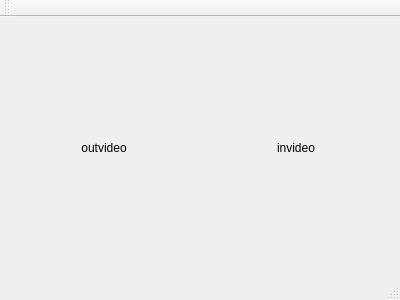
<?xml version="1.0" encoding="UTF-8"?>
<ui version="4.0">
 <class>MainWindow</class>
 <widget class="QMainWindow" name="MainWindow">
  <property name="geometry">
   <rect>
    <x>0</x>
    <y>0</y>
    <width>400</width>
    <height>300</height>
   </rect>
  </property>
  <property name="windowTitle">
   <string>Concurrency via move to thread example</string>
  </property>
  <widget class="QWidget" name="centralWidget">
   <layout class="QHBoxLayout" name="horizontalLayout">
    <item>
     <widget class="QLabel" name="outVideo">
      <property name="text">
       <string>outvideo</string>
      </property>
      <property name="alignment">
       <set>Qt::AlignCenter</set>
      </property>
     </widget>
    </item>
    <item>
     <widget class="QLabel" name="inVideo">
      <property name="text">
       <string>invideo</string>
      </property>
      <property name="alignment">
       <set>Qt::AlignCenter</set>
      </property>
     </widget>
    </item>
   </layout>
  </widget>
  <widget class="QMenuBar" name="menuBar">
   <property name="geometry">
    <rect>
     <x>0</x>
     <y>0</y>
     <width>400</width>
     <height>20</height>
    </rect>
   </property>
  </widget>
  <widget class="QToolBar" name="mainToolBar">
   <attribute name="toolBarArea">
    <enum>TopToolBarArea</enum>
   </attribute>
   <attribute name="toolBarBreak">
    <bool>false</bool>
   </attribute>
  </widget>
  <widget class="QStatusBar" name="statusBar"/>
 </widget>
 <layoutdefault spacing="6" margin="11"/>
 <resources/>
 <connections/>
</ui>
